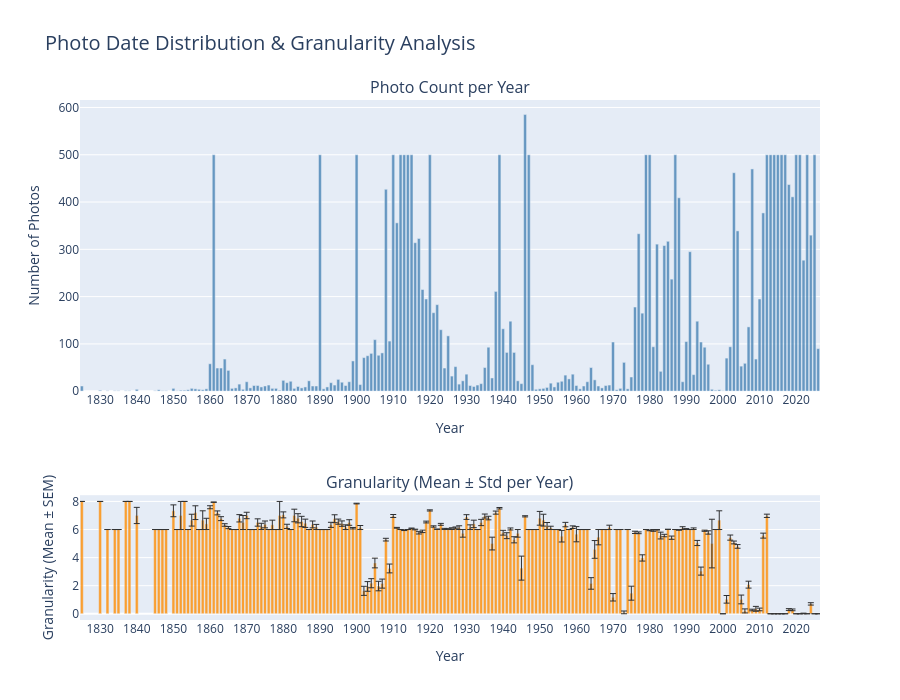

Here is the notebook cell this chart was saved with:
### Code cell
plot_year_and_granularity(df500)

### Figure 1 — Plotly figure (JSON) as saved in the notebook; plotly's stock layout.template omitted (floating-point values rounded to 4 significant figures; data arrays with more than 128 entries replaced by an {"elided": "..."} marker saying what was removed)
{"data": [{"marker": {"color": "steelblue"}, "name": "Photo Count", "opacity": 0.8, "type": "bar", "x": {"elided": "189 int values"}, "xaxis": "x", "y": {"elided": "189 int values"}, "yaxis": "y"}, {"error_y": {"array": {"elided": "189 float values"}, "color": "black", "thickness": 1, "type": "data", "visible": true, "width": 3}, "marker": {"color": "darkorange"}, "name": "Granularity Mean", "opacity": 0.8, "type": "bar", "x": {"elided": "189 int values"}, "xaxis": "x2", "y": {"elided": "189 float values"}, "yaxis": "y2"}], "layout": {"annotations": [{"font": {"size": 16}, "showarrow": false, "text": "Photo Count per Year", "x": 0.5, "xanchor": "center", "xref": "paper", "y": 1, "yanchor": "bottom", "yref": "paper"}, {"font": {"size": 16}, "showarrow": false, "text": "Granularity (Mean ± Std per Year)", "x": 0.5, "xanchor": "center", "xref": "paper", "y": 0.24, "yanchor": "bottom", "yref": "paper"}], "height": 700, "showlegend": false, "title": {"font": {"size": 20}, "text": "Photo Date Distribution & Granularity Analysis"}, "xaxis": {"anchor": "y", "domain": [0, 1], "dtick": 10, "tick0": 1820, "tickmode": "linear", "title": {"text": "Year"}}, "xaxis2": {"anchor": "y2", "domain": [0, 1], "dtick": 10, "tick0": 1820, "tickmode": "linear", "title": {"text": "Year"}}, "yaxis": {"anchor": "x", "domain": [0.44, 1], "title": {"text": "Number of Photos"}}, "yaxis2": {"anchor": "x2", "domain": [0, 0.24], "title": {"text": "Granularity (Mean ± SEM)"}}}}
